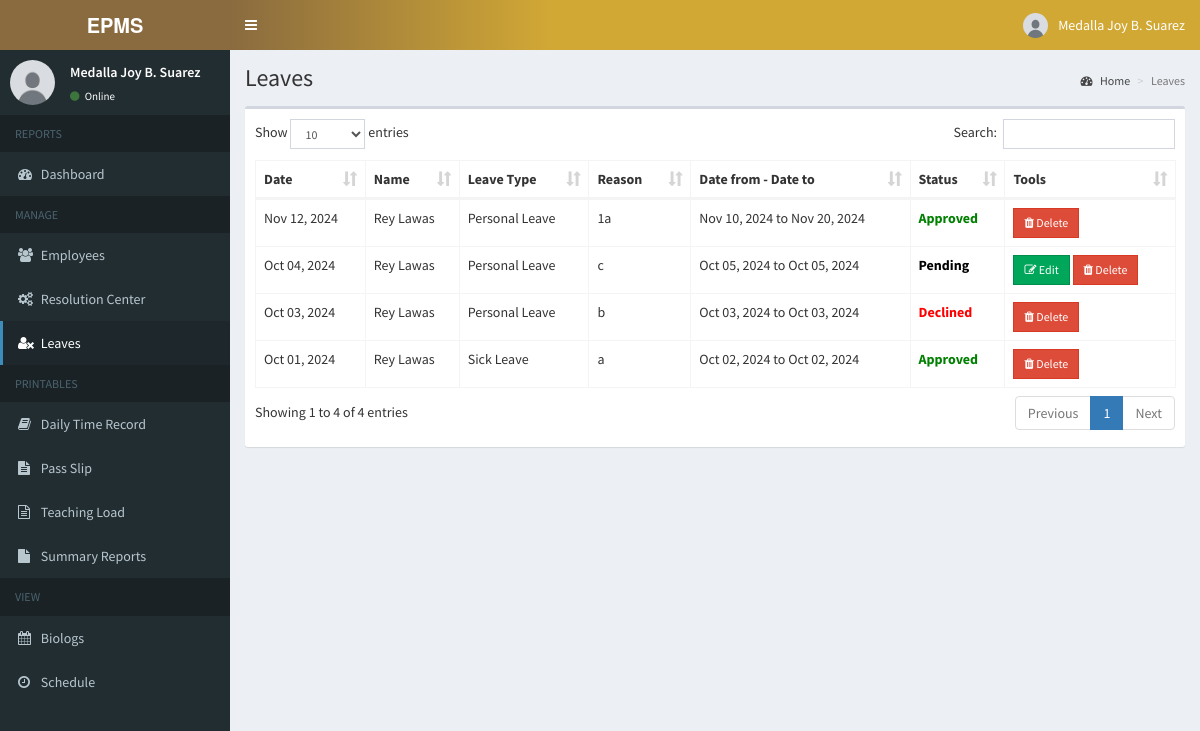
Page /admin/employee_leave_request.php (signed in) on the committed database.
### tables this page shows
CREATE TABLE `employees` (
  `id` int(11) NOT NULL,
  `employee_id` varchar(15) NOT NULL,
  `firstname` varchar(50) NOT NULL,
  `middlename` varchar(10) NOT NULL,
  `lastname` varchar(50) NOT NULL,
  `username` varchar(30) NOT NULL,
  `password` varchar(60) NOT NULL,
  `address` text NOT NULL,
  `birthdate` date NOT NULL,
  `contact_info` varchar(100) NOT NULL,
  `gender` varchar(10) NOT NULL,
  `position` varchar(50) NOT NULL,
  `schedule_id` int(11) NOT NULL,
  `photo` varchar(200) NOT NULL,
  `created_on` date NOT NULL
);

CREATE TABLE `leaves` (
  `id` int(11) NOT NULL,
  `employee_id` varchar(15) NOT NULL,
  `date` date NOT NULL,
  `date_from` date NOT NULL,
  `date_to` date NOT NULL,
  `leave_type` varchar(255) NOT NULL,
  `reason` text NOT NULL,
  `status` varchar(255) NOT NULL
);

### admin/includes/session.php (called while the page is built, shortened)
<?php
	include 'includes/conn.php';
	$sql = "SELECT * FROM employees WHERE id = '".$_SESSION['admin']."'";
	$query = $conn->query($sql);
	$user = $query->fetch_assoc();
?>

### admin/employee_leave_request.php (the view, shortened to what this page needs)
<?php include 'includes/session.php'; ?>
<?php include 'includes/header.php'; ?>
<body class="hold-transition skin-blue sidebar-mini">
<div class="wrapper">
  <?php include 'includes/navbar.php'; ?>
  <?php include 'includes/menubar.php'; ?>
  <div class="content-wrapper">
    <section class="content-header">
      <h1>
        Leaves
      </h1>
      <ol class="breadcrumb">
        <li><a href="#"><i class="fa fa-dashboard"></i> Home</a></li>
        <li class="active">Leaves</li>
      </ol>
      </section>
    <section class="content">
      <div class="row">
        <div class="col-xs-12">
          <div class="box">
            <div class="box-body">
              <table id="example1" class="table table-bordered">
                <thead>
                  <th>Date</th>
                  <th>Name</th>
                  <th>Leave Type</th>
                  <th>Reason</th>
                  <th>Date from - Date to</th>
                  <th>Status</th>
                  <th>Tools</th>
                </thead>
                <tbody>
<?php
    $sql = "SELECT *, leaves.id AS lid, employees.employee_id AS empid FROM leaves LEFT JOIN employees ON employees.id=leaves.employee_id ORDER BY leaves.date DESC";
    $query = $conn->query($sql);
    while($row = $query->fetch_assoc()){
      $statusClass = '';
      $showEditButton = true;
      if($row['status'] == 'Approved'){
          $statusClass = 'status-approved';
          $showEditButton = false;
      } elseif($row['status'] == 'Declined'){
          $statusClass = 'status-declined';
          $showEditButton = false;
      } else {
          $statusClass = 'status-pending';
      }
      echo "
          <tr>
              <td class='hidden'></td>
              <td>".date('M d, Y', strtotime($row['date']))."</td>
              <td>".$row['firstname'].' '.$row['lastname']."</td>
              <td>".$row['leave_type']."</td>
              <td>".$row['reason']."</td>
              <td>".date('M d, Y', strtotime($row['date_from']))." to ".date('M d, Y', strtotime($row['date_to']))."</td>
              <td class='$statusClass'>".$row['status']."</td>
              <td>
                  ".($showEditButton ? "<button class='btn btn-success btn-sm btn-flat edit' data-id='".$row['lid']."'><i class='fa fa-edit'></i> Edit</button>" : "")."
                  <button class='btn btn-danger btn-sm btn-flat delete' data-id='".$row['lid']."'><i class='fa fa-trash'></i> Delete</button>
              </td>
          </tr>
      ";
  }
?>
               </tbody>
              </table>
            </div>
          </div>
        </div>
      </div>
    </section>
  </div>
</div>
</body>
</html>

### admin/includes/navbar.php (shortened to what this page needs)
<header class="main-header">
    <a href="home.php" class="logo">
      <span class="logo-lg"><b>EPMS</b> </span>
    </a>
    <nav class="navbar navbar-static-top">
      <a href="#" class="sidebar-toggle" data-toggle="push-menu" role="button">
      </a>
      <div class="navbar-custom-menu">
        <ul class="nav navbar-nav">
          <li class="dropdown user user-menu">
            <a href="#" class="dropdown-toggle" data-toggle="dropdown">
              <img src="<?php echo (!empty($user['photo'])) ? '../images/'.$user['photo'] : '../images/profile.jpg'; ?>" class="user-image" alt="User Image">
              <span class="hidden-xs"><?php echo $user['firstname'] . ' ' . $user['middlename'] . ' ' . $user['lastname']; ?></span>
            </a>
          </li>
        </ul>
      </div>
    </nav>
  </header>

### admin/includes/menubar.php
<aside class="main-sidebar">
    <section class="sidebar">
        <div class="user-panel">
            <div class="pull-left image">
                <img src="<?php echo (!empty($user['photo'])) ? '../images/'.$user['photo'] : '../images/profile.jpg'; ?>" class="img-circle" alt="User Image">
            </div>
            <div class="pull-left info">
            <p><?php echo $user['firstname'] . ' ' . $user['middlename'] . ' ' . $user['lastname']; ?></p>
                <a><i class="fa fa-circle text-success"></i> Online</a>
            </div>
        </div>
        <ul class="sidebar-menu" data-widget="tree">
            <li class="header">REPORTS</li>
            <li><a href="home.php"><i class="fa fa-dashboard"></i> <span>Dashboard</span></a></li>
            <li class="header">MANAGE</li>
            <li><a href="employee.php"><i class="fa fa-users"></i> Employees</a></li>
            <li><a href="resolution_center.php"><i class="fa fa-cogs"></i> <span>Resolution Center</span></a></li>
            <li><a href="employee_leave_request.php"><i class="fa fa-user-times"></i> Leaves</a></li>
            <li class="header">PRINTABLES</li>
            <li><a href="dtr.php"><i class="fa fa-book"></i> <span>Daily Time Record</span></a></li>
            <li><a href="passlip.php"><i class="fa fa-file-text"></i> <span>Pass Slip</span></a></li>
            <li><a href="teaching_load.php"><i class="fa fa-file-text-o"></i> <span>Teaching Load</span></a></li>
            <li><a href="summary_reports.php"><i class="fa fa-file"></i> <span>Summary Reports</span></a></li>
            <li class="header">VIEW</li>
            <li><a href="attendance.php"><i class="fa fa-calendar"></i> <span>Biologs</span></a></li>
            <li><a href="teaching_load_view.php"><i class="fa fa-clock-o"></i> <span>Schedule</span></a></li>
        </ul>
    </section>
</aside>

### admin/includes/header.php (style rules this page uses)
.navbar { background: linear-gradient(to right, #8A6B3F, #D2A835, #D2A835, #D2A835); }

### admin/includes/navbar.php (style rules this page uses)
.main-header .logo { background-color: #8A6B3F !important; }

### admin/employee_leave_request.php (style rules this page uses)
.status-approved { color: green; font-weight: bold; }
.status-declined { color: red; font-weight: bold; }
.status-pending { color: black; font-weight: bold; }

### rows in the picture
employees: firstname "Medalla Joy", middlename "B.", lastname "Suarez"
leaves: date "Nov 12, 2024", employee.firstname "Rey", employee.lastname "Lawas", leave_type "Personal Leave", reason "1a", date_from "Nov 10, 2024", date_to "Nov 20, 2024", status "Approved"
leaves: date "Oct 04, 2024", employee.firstname "Rey", employee.lastname "Lawas", leave_type "Personal Leave", reason "c", date_from "Oct 05, 2024", date_to "Oct 05, 2024", status "Pending"
leaves: date "Oct 03, 2024", employee.firstname "Rey", employee.lastname "Lawas", leave_type "Personal Leave", reason "b", date_from "Oct 03, 2024", date_to "Oct 03, 2024", status "Declined"
leaves: date "Oct 01, 2024", employee.firstname "Rey", employee.lastname "Lawas", leave_type "Sick Leave", reason "a", date_from "Oct 02, 2024", date_to "Oct 02, 2024", status "Approved"
